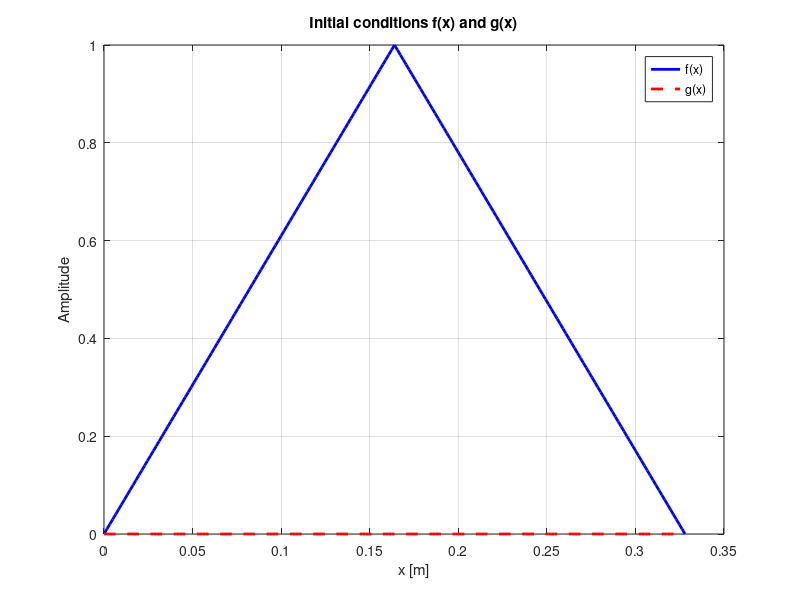
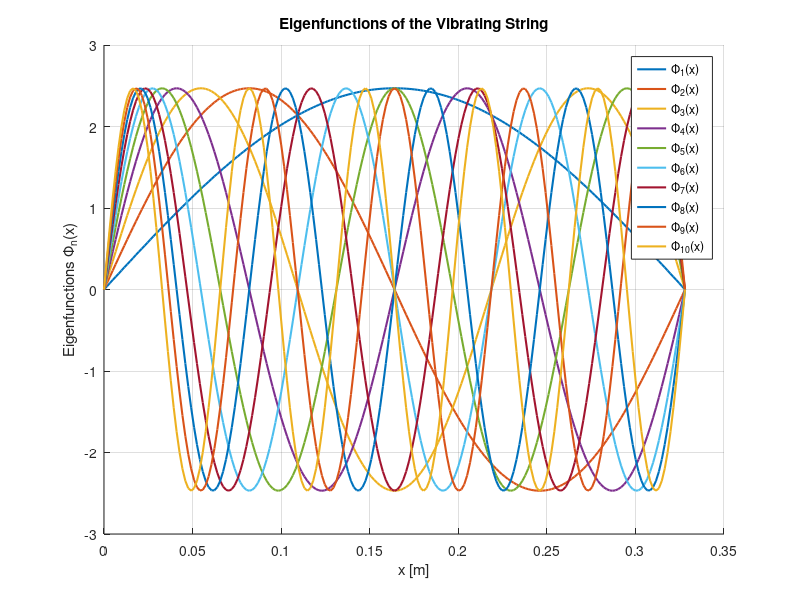
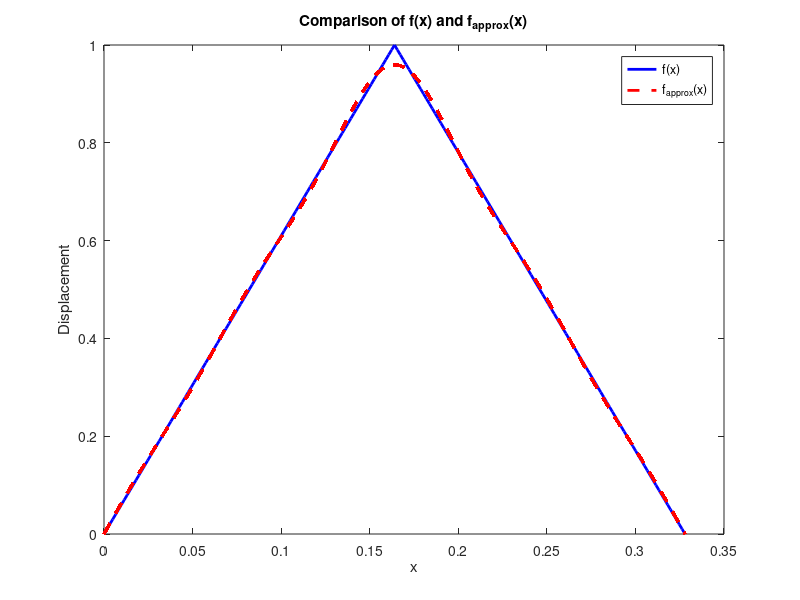
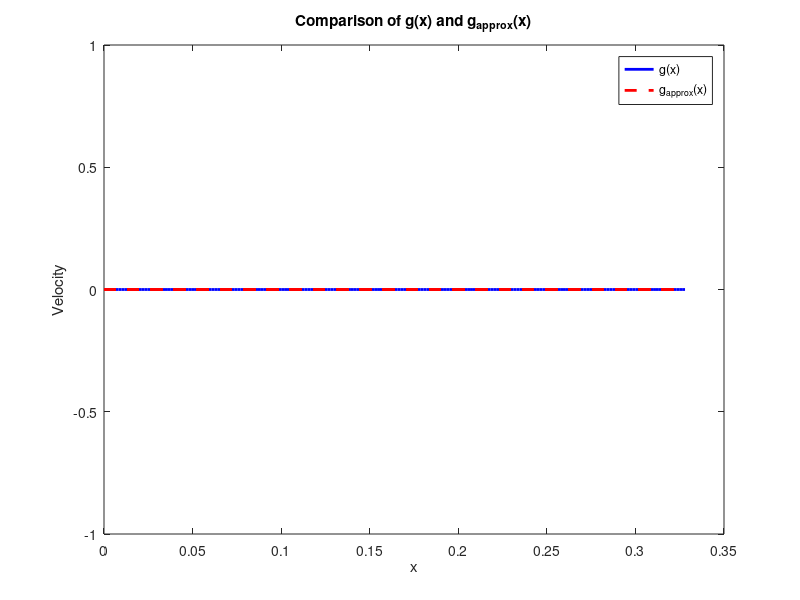

MATLAB code for these plots, in order: (Note: this script raises an error after producing the figures.)
% Step 2: Define Initial Conditions for the Damped Vibrating String

% Given parameters
L = 0.328;              % String length [m]
M_L = 0.660E-3;         % String mass per unit length [kg/m]
F = 55.0;               % Tension force applied on string [N]
npt = 201;              % Number of spatial sample points

% Define positions of the pinches
nbPinches = 1;           % Number of pinches (e.g., one pinch in the center of the string)
pA1 = L / 2;             % First pinch position (middle of the string)
z1 = 1;                  % Amplitude scaling factor for the first pinch

% Initialize arrays for the initial conditions
f_x = zeros(npt, 1);    % Initial displacement f(x) of the string
g_x = zeros(npt, 1);    % Initial velocity g(x) of the string (set to zero initially)

% Define the x coordinate array
x = linspace(0, L, npt);  % Spatial discretization from 0 to L

% Define the initial displacement based on a single pinch in the center
for i = 1:npt
    if x(i) <= pA1
        % Linear increase in displacement up to the pinch position
        f_x(i) = (z1 * x(i)) / pA1;
    else
        % Linear decrease after the pinch position back to 0 at the string's end
        f_x(i) = (z1 * (x(i) - L)) / (pA1 - L);
    end
end

% Plot the initial displacement f(x) and initial velocity g(x)
figure;
plot(x, f_x, 'b', 'LineWidth', 2);    % Plot f(x) in blue
hold on;
plot(x, g_x, 'r--', 'LineWidth', 2);  % Plot g(x) in red dashed line
xlabel('x [m]');
ylabel('Amplitude');
title('Initial conditions f(x) and g(x)');
legend('f(x)', 'g(x)');
grid on;
hold off;

% Step 3: Compute the eigenfunctions of the vibrating string

nmax = 10; % Maximum number of modes (eigenfunctions) to compute
phi_n = zeros(npt, nmax); % Initialize array to hold eigenfunctions

% Compute eigenfunctions for n = 1, 2, ..., nmax
for n = 1:nmax
    phi_n(:, n) = sqrt(2 / L) * sin(n * pi * x / L); % Eigenfunction for mode n
end

% Plot the eigenfunctions for different n values
figure;
hold on;
for n = 1:nmax
    plot(x, phi_n(:, n), 'DisplayName', sprintf('\\Phi_{%d}(x)', n), 'LineWidth', 1.5);
end
xlabel('x [m]');
ylabel('Eigenfunctions \Phi_n(x)');
title('Eigenfunctions of the Vibrating String');
legend show; % Display the legend for each mode
grid on;
hold off;

% Step 4: Calculate frequencies and periods of the eigenfunctions

% Preallocate arrays for results
omega_n = zeros(nmax, 1);  % Natural frequency (rad/s)
nu_n = zeros(nmax, 1);     % Frequency (Hz)
T_n = zeros(nmax, 1);      % Period (s)

% Calculate natural frequency (omega_n), frequency (nu_n), and period (T_n)
for n = 1:nmax
    omega_n(n) = (n * pi / L) * sqrt(F / M_L);  % Calculate natural frequency (rad/s)
    nu_n(n) = omega_n(n) / (2 * pi);            % Convert to frequency (Hz)
    T_n(n) = 1 / nu_n(n);                       % Calculate period (s)
end

% Display results in a formatted table
fprintf(' n |    nπ   |   ω_n (rad/s)  |   ν_n (Hz)   |   T_n (s)   \n');
fprintf('---|---------|----------------|--------------|--------------\n');

for n = 1:nmax
    fprintf('%2d | %8.4f | %14.4f | %13.4f | %12.4f \n', n, n * pi, omega_n(n), nu_n(n), T_n(n));
end


% Step 5: Test the orthonormality of the eigenfunctions

% Preallocate array to hold the overlap integrals
overlap_integrals = zeros(nmax, 1);

% Loop over each eigenfunction and calculate the inner product ⟨Φ_n | Φ_n⟩
for n = 1:nmax
    % Directly use the precomputed eigenfunction values for mode n
    phi_n_values = phi_n(:, n); % Extract the n-th eigenfunction
    
    % Calculate the overlap integral ⟨Φ_n | Φ_n⟩ using the trapezoidal rule
    overlap_integrals(n) = trapz(x, phi_n_values .* phi_n_values);
end

% Display the orthonormality results in a formatted table
fprintf(' n | ⟨Φ_n | Φ_n⟩ \n');
fprintf('---|---------------\n');
for n = 1:nmax
    fprintf('%2d | %13.4f \n', n, overlap_integrals(n));
end

% Step 6: Calculate overlap integrals between initial conditions and eigenfunctions

% Preallocate arrays for overlap integrals ⟨Φ_n | f⟩ and ⟨Φ_n | g⟩
f_overlap = zeros(nmax, 1);  % Overlap for f(x) (initial displacement)
g_overlap = zeros(nmax, 1);  % Overlap for g(x) (initial velocity)

% Loop to calculate overlap integrals for each mode n
for n = 1:nmax
    % Calculate the overlap integral for f(x)
    f_overlap(n) = trapz(x, phi_n(:, n) .* f_x);  % ⟨Φ_n | f⟩
    
    % Calculate the overlap integral for g(x)
    g_overlap(n) = trapz(x, phi_n(:, n) .* g_x);  % ⟨Φ_n | g⟩
end

% Display results in a formatted table
fprintf(' n | ⟨Φ_n | f⟩      | ⟨Φ_n | g⟩      \n');
fprintf('---|----------------|----------------\n');
for n = 1:nmax
    fprintf('%2d | %14.4f | %14.4f \n', n, f_overlap(n), g_overlap(n));
end

% Step 7: Compute overlap integrals ⟨Φ_n|f⟩ and ⟨Φ_n|g⟩ for the pinch condition and display table

% Preallocate arrays for the overlap integrals ⟨Φ_n|f⟩ and ⟨Φ_n|g⟩
f_overlap = zeros(nmax, 1);  % Overlap for initial displacement f(x)
g_overlap = zeros(nmax, 1);  % Overlap for initial velocity g(x)

% Loop over the modes to compute the overlap integrals using the trapezoidal rule
for n = 1:nmax
    % Compute overlap ⟨Φ_n|f⟩ for f(x) (initial displacement)
    f_overlap(n) = trapz(x, phi_n(:, n) .* f_x);
    
    % Compute overlap ⟨Φ_n|g⟩ for g(x) (initial velocity)
    g_overlap(n) = trapz(x, phi_n(:, n) .* g_x);
end

% Display the results in a table format
fprintf(' n | ⟨Φ_n | f⟩      | ⟨Φ_n | g⟩      \n');
fprintf('---|----------------|----------------\n');
for n = 1:nmax
    fprintf('%2d | %14.4f | %14.4f \n', n, f_overlap(n), g_overlap(n));
end

% Step 8: Compare f(x) and g(x) with f_approx(x) and g_approx(x)

% Compute the approximations f_approx(x) and g_approx(x)
f_approx = zeros(size(x));  % Initialize f_approx(x)
g_approx = zeros(size(x));  % Initialize g_approx(x)

% Loop over the modes to sum the contributions from each eigenfunction
for n = 1:nmax
    f_approx = f_approx + f_overlap(n) * phi_n(:, n);  % ⟨Φ_n|f⟩ * Φ_n(x)
    g_approx = g_approx + g_overlap(n) * phi_n(:, n);  % ⟨Φ_n|g⟩ * Φ_n(x)
end

% Plot comparison between f(x) and f_approx(x)
figure;
plot(x, f_x, 'b', 'LineWidth', 2); hold on;
plot(x, f_approx, 'r--', 'LineWidth', 2);
xlabel('x'); ylabel('Displacement');
legend('f(x)', 'f_{approx}(x)');
title('Comparison of f(x) and f_{approx}(x)');

% Plot comparison between g(x) and g_approx(x)
figure;
plot(x, g_x, 'b', 'LineWidth', 2); hold on;
plot(x, g_approx, 'r--', 'LineWidth', 2);
xlabel('x'); ylabel('Velocity');
legend('g(x)', 'g_{approx}(x)');
title('Comparison of g(x) and g_{approx}(x)');

% Evaluate the goodness of fit for f(x) and g(x)
gof_f = gofit(f_x, f_approx);  % Assuming gof.m is implemented
gof_g = gofit(g_x, g_approx);  % Assuming gof.m is implemented

% Display the goodness of fit
fprintf('Goodness of fit for f(x): %.4f\n', gof_f);
fprintf('Goodness of fit for g(x): %.4f\n', gof_g);

% Step 9: Compute the spatial discretizations of Ψ(x, t) for nst values of t

% Preallocate the Ψ(x, t) matrix for nst time samples
nst = 100;  % Number of time samples
tmax = 10;  % Maximum time
t = linspace(0, tmax, nst);  % Time discretization
psi_xt = zeros(length(x), nst);  % Ψ(x,t) array

% Loop over time steps to compute Ψ(x, t)
for ti = 1:nst
    % Time variable
    current_t = t(ti);
    
    % Initialize Ψ(x, t) for this time step
    psi_t = zeros(size(x));
    
    % Loop over modes to compute Ψ(x, t) as a sum over eigenfunctions
    for n = 1:nmax
        % Time evolution factor for each mode (cosine and sine terms)
        time_factor = cos(omega_n(n) * current_t) * f_overlap(n) + ...
                      (sin(omega_n(n) * current_t) / omega_n(n)) * g_overlap(n);
        
        % Add contribution of mode n to Ψ(x, t)
        psi_t = psi_t + time_factor * phi_n(:, n);
    end
    
    % Store the result for this time step
    psi_xt(:, ti) = psi_t;
end

% Plot the spatial distribution of Ψ(x, t) at different time steps
figure;
plot(x, psi_xt(:, 1), 'LineWidth', 2); hold on;
plot(x, psi_xt(:, round(nst/4)), '--', 'LineWidth', 2);
plot(x, psi_xt(:, round(nst/2)), ':', 'LineWidth', 2);
plot(x, psi_xt(:, end), '-.', 'LineWidth', 2);
xlabel('x'); ylabel('Amplitude');
legend('t=0', 't=tmax/4', 't=tmax/2', 't=tmax');
title('Spatial Distribution of Ψ(x, t) at Different Times');

% Step 10: Produce a movie of the vibrating string

% Set up video writer
video = VideoWriter('string_vibration.avi');
video.FrameRate = 10;  % Adjust frame
